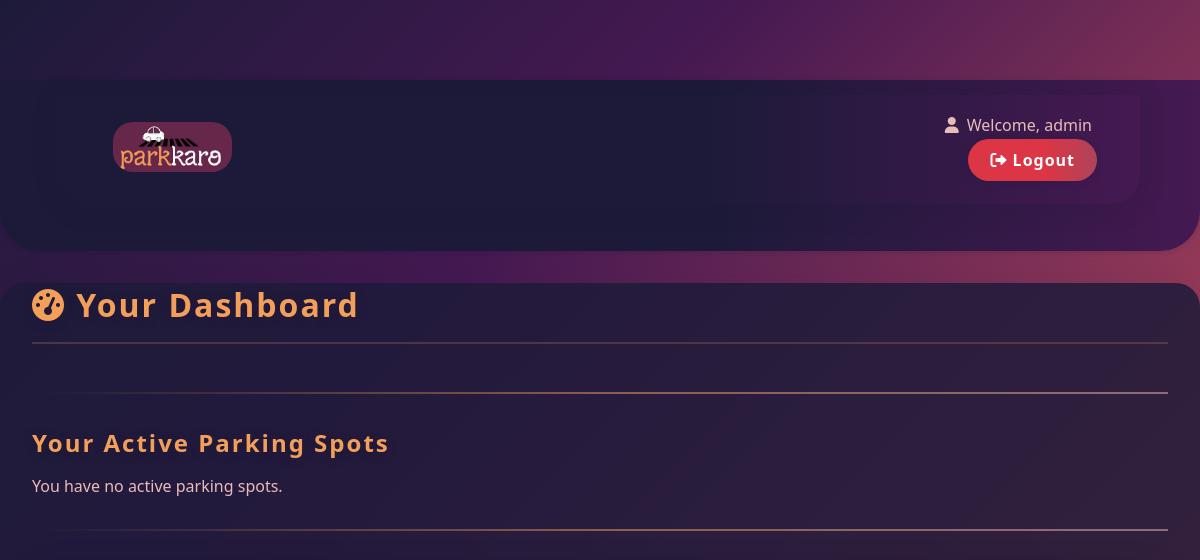
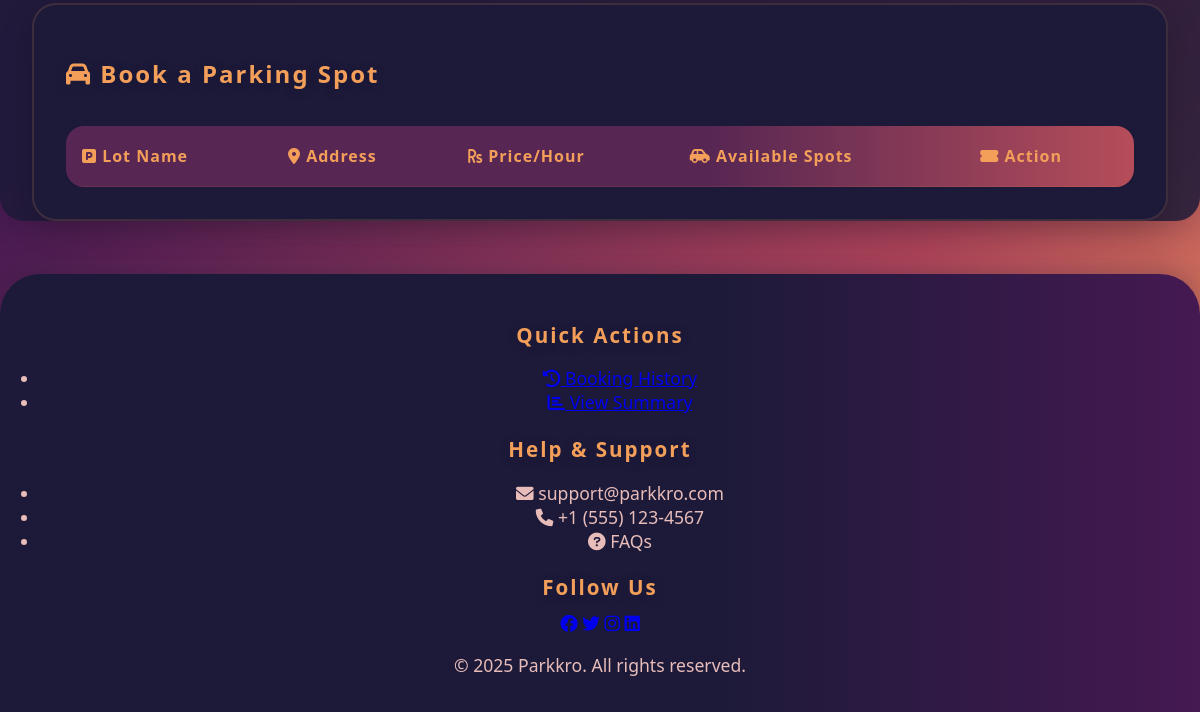
The page /dashboard (signed in) on the database as committed earlier (2 pictures, top to bottom).
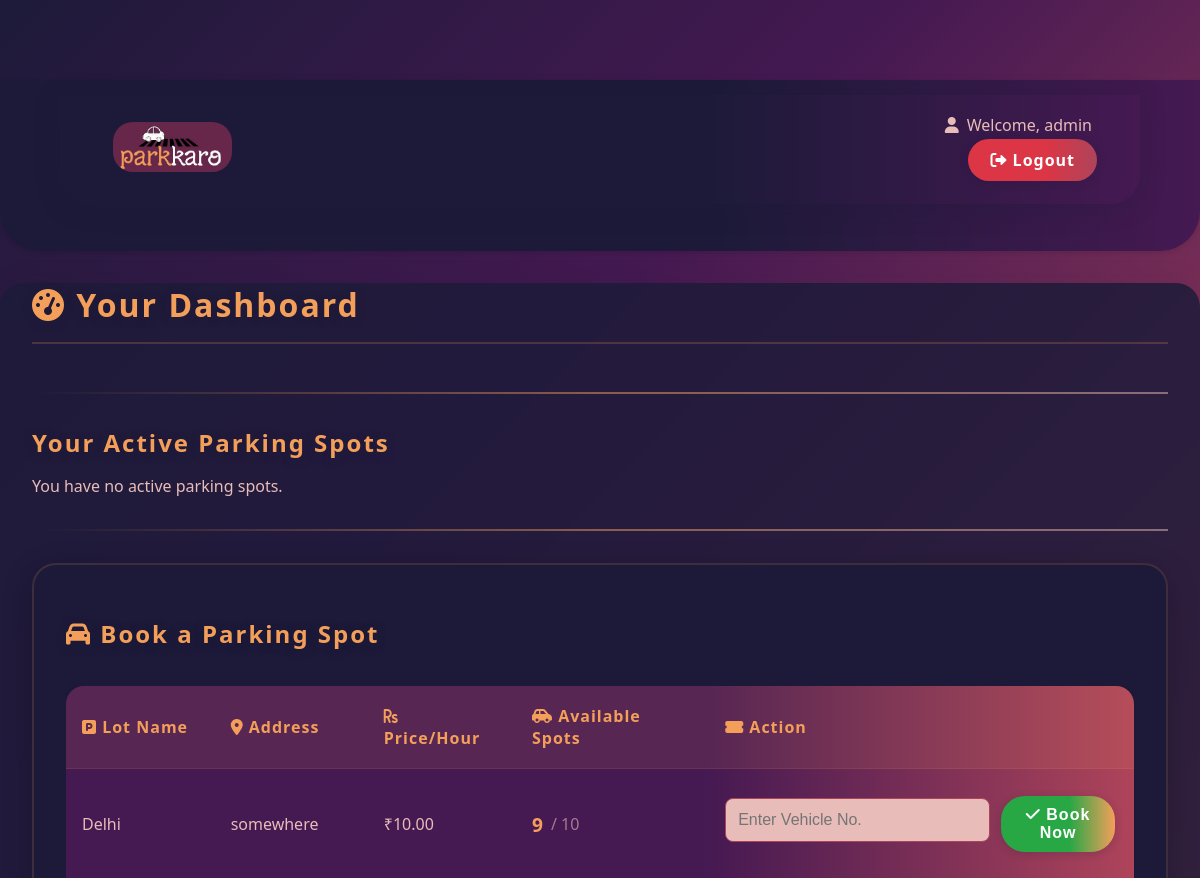
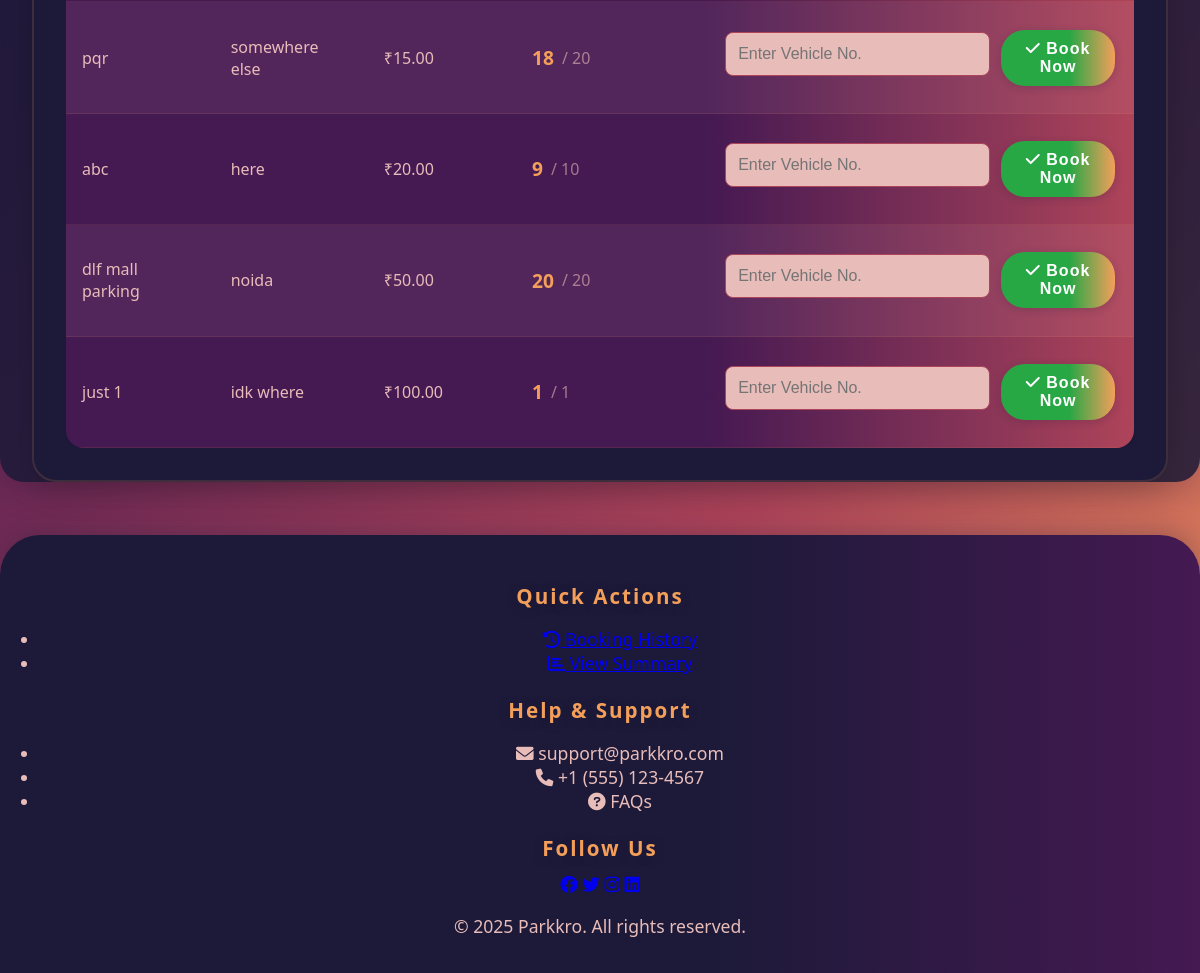
The same page on the database as committed later (2 pictures, top to bottom).
### models/models.py (models this page shows)
class User(db.Model):
    __tablename__ = 'users'
    id = db.Column(db.Integer, primary_key=True)
    username = db.Column(db.String(80), unique=True, nullable=False)
    email = db.Column(db.String(120), unique=True, nullable=False)
    password = db.Column(db.String(128), nullable=False)
    is_admin = db.Column(db.Boolean, default=False, nullable=False)
    bookings = db.relationship('Booking', backref='user', lazy=True)

class ParkingLot(db.Model):
    __tablename__ = 'parking_lots'
    id = db.Column(db.Integer, primary_key=True)
    name = db.Column(db.String(100), nullable=False)
    address = db.Column(db.String(200), nullable=False)
    pincode = db.Column(db.String(10), nullable=False)
    price_per_hour = db.Column(db.Float, nullable=False)
    capacity = db.Column(db.Integer, nullable=False)
    spots = db.relationship('ParkingSpot', backref='parking_lot', lazy=True, cascade="all, delete-orphan")

### app.py (the view)
@app.route('/dashboard')
def user_dashboard():
    user_id = session.get('user_id')
    if not user_id:
        return redirect(url_for('login'))
    active_bookings = Booking.query.filter_by(user_id=user_id, check_out_time=None).all()
    lots = ParkingLot.query.all()
    for lot in lots:
        lot.available_spots = ParkingSpot.query.filter_by(lot_id=lot.id, status='A').count()
    return render_template('user_dashboard.html', lots=lots, active_bookings=active_bookings)

### app.py (called while the page is built)
@app.context_processor
def inject_current_user():
    user_id = session.get('user_id')
    user = None
    if user_id:
        user = User.query.get(user_id)
    return dict(current_user=user)

### templates/user_dashboard.html (shortened to what this page needs)
<!DOCTYPE html>
<html lang="en">
<head>
    <link rel="stylesheet" href="{{ url_for('static', filename='css/styles.css') }}">
    <link rel="stylesheet" href="{{ url_for('static', filename='css/main.css') }}">
    <link href="https://cdnjs.cloudflare.com/ajax/libs/font-awesome/6.0.0/css/all.min.css" rel="stylesheet">
</head>
<body>
    <header class="main-header">
        <nav class="nav-container">
            <a href="{{ url_for('index') }}" class="logo-container">
                <img src="{{ url_for('static', filename='images/logo.png') }}" alt="Parkkro Logo" class="navbar-logo">
            </a>
            <div class="nav-actions">
                <span class="user-greeting"><i class="fas fa-user"></i> Welcome, {{ current_user.username }}</span>
                <a href="{{ url_for('logout') }}" class="btn btn-danger"><i class="fas fa-sign-out-alt"></i> Logout</a>
            </div>
        </nav>
    </header>
    <main class="dashboard-container">
        <h1><i class="fas fa-tachometer-alt"></i> Your Dashboard</h1>
    <hr>
    <h2>Your Active Parking Spots</h2>
    {% if active_bookings %}
        {% for booking in active_bookings %}
        <div class="card-form" style="margin-bottom: 1em;">
            <p><strong>Lot:</strong> {{ booking.parking_spot.parking_lot.name }}</p>
            <p><strong>Spot:</strong> #{{ booking.parking_spot.spot_number }}</p>
            <p><strong>Checked in at:</strong> {{ booking.check_in_time.strftime('%Y-%m-%d %H:%M:%S') }}</p>
            <form action="{{ url_for('release_spot', booking_id=booking.id) }}" method="POST">
                <button type="submit" class="btn btn-danger">Release This Spot</button>
            </form>
        </div>
        {% endfor %}
    {% else %}
        <p>You have no active parking spots.</p>
    {% endif %}
    <hr>
    <div class="dashboard-section">
        <h2><i class="fas fa-car"></i> Book a Parking Spot</h2>
        <div class="lot-table-container">
            <table class="lot-table">
                <thead>
                    <tr>
                        <th><i class="fas fa-parking"></i> Lot Name</th>
                        <th><i class="fas fa-map-marker-alt"></i> Address</th>
                        <th><i class="fas fa-rupee-sign"></i> Price/Hour</th>
                        <th><i class="fas fa-car-side"></i> Available Spots</th>
                        <th><i class="fas fa-ticket-alt"></i> Action</th>
                    </tr>
                </thead>
                <tbody>
                    {% for lot in lots %}
                    <tr>
                        <td>{{ lot.name }}</td>
                        <td>{{ lot.address }}</td>
                        <td>₹{{ '%.2f'|format(lot.price_per_hour) }}</td>
                        <td>
                            <div class="spot-counter">
                                <span class="spot-number">{{ lot.available_spots }}</span>
                                <span class="spot-total">/ {{ lot.capacity }}</span>
                            </div>
                        </td>
                        <td>
                            {% if lot.available_spots > 0 %}
                                <form action="{{ url_for('book_spot', lot_id=lot.id) }}" method="POST" class="booking-form">
                                    <input type="text" name="vehicle_number" class="vehicle-input" placeholder="Enter Vehicle No." required>
                                    <button type="submit" class="btn btn-success">
                                        <i class="fas fa-check"></i> Book Now
                                    </button>
                                </form>
                            {% else %}
                                <button class="btn btn-disabled" disabled>
                                    <i class="fas fa-ban"></i> Full
                                </button>
                            {% endif %}
                        </td>
                    </tr>
                    {% endfor %}
                </tbody>
            </table>
        </div>
    </div>
    </main>
    <footer class="site-footer">
        <div class="footer-content">
            <div class="footer-section">
                <h3>Quick Actions</h3>
                <ul>
                    <li><a href="{{ url_for('user_history') }}"><i class="fas fa-history"></i> Booking History</a></li>
                    <li><a href="{{ url_for('user_charts') }}"><i class="fas fa-chart-bar"></i> View Summary</a></li>
                </ul>
            </div>
            <div class="footer-section">
                <h3>Help & Support</h3>
                <ul class="contact-info">
                    <li><i class="fas fa-envelope"></i> support@parkkro.com</li>
                    <li><i class="fas fa-phone"></i> +1 (555) 123-4567</li>
                    <li><i class="fas fa-question-circle"></i> FAQs</li>
                </ul>
            </div>
            <div class="footer-section">
                <h3>Follow Us</h3>
                <div class="social-links">
                    <a href="#" title="Facebook"><i class="fab fa-facebook"></i></a>
                    <a href="#" title="Twitter"><i class="fab fa-twitter"></i></a>
                    <a href="#" title="Instagram"><i class="fab fa-instagram"></i></a>
                    <a href="#" title="LinkedIn"><i class="fab fa-linkedin"></i></a>
                </div>
            </div>
        </div>
        <div class="footer-bottom">
            <p>&copy; 2025 Parkkro. All rights reserved.</p>
        </div>
    </footer>
</body>
</html>

### static/css/styles.css (style rules this page uses)
body { font-family: 'Segoe UI', 'Roboto', Arial, sans-serif; margin: 0; min-height: 100vh; background: linear-gradient(135deg, #1D1A39 0%, #451952 30%, #AE445A 70%, #F39F5A 100%); color: #E8BCB9; padding: 80px 0 0 0; }
.dashboard-container { max-width: 1200px; margin: 2em auto; padding: 0 2em; }
.dashboard-container h1 { margin-bottom: 1.5em; border-bottom: 2px solid rgba(243,159,90,0.2); padding-bottom: 0.5em; }
.dashboard-section { background: rgba(29,26,57,0.95); border-radius: 24px; padding: 2em; margin-bottom: 2em; box-shadow: 0 8px 32px rgba(0,0,0,0.2); border: 2px solid rgba(243,159,90,0.15); }
.dashboard-section h2 { margin-bottom: 1.5em; color: #F39F5A; }
.lot-table-container { overflow-x: auto; border-radius: 12px; background: rgba(29,26,57,0.8); }
.lot-table { width: 100%; border-collapse: separate; border-spacing: 0; margin: 0; }
.lot-table th, .lot-table td { padding: 1.2em 1em; text-align: left; border-bottom: 1px solid rgba(243,159,90,0.1); }
.lot-table th { background: rgba(243,159,90,0.1); color: #F39F5A; font-weight: 600; }
.spot-counter { display: inline-flex; align-items: center; gap: 0.5em; }
.spot-number { font-size: 1.2em; font-weight: 600; color: #F39F5A; }
.spot-total { color: rgba(232,188,185,0.6); }
.booking-form { display: flex; gap: 0.5em; align-items: center; }
.vehicle-input { padding: 0.5em 1em; border: 2px solid rgba(243,159,90,0.2); border-radius: 8px; background: rgba(29,26,57,0.8); color: #E8BCB9; width: 150px; }
.user-greeting, .admin-badge { color: #E8BCB9; margin-right: 1em; display: flex; align-items: center; gap: 0.5em; }
header, .main-header { background: linear-gradient(90deg, #1D1A39 60%, #451952 100%); color: #E8BCB9; padding: 2em 0 1em 0; text-align: center; border-bottom-left-radius: 40px; border-bottom-right-radius: 40px; box-shadow: 0 4px 24px 0 #1D1A3944; }
h1, h2, h3 { color: #F39F5A; letter-spacing: 2px; font-weight: 700; margin-bottom: 0.5em; text-shadow: 0 2px 8px #1D1A3988; }
hr { border: 0; height: 2px; background: linear-gradient(90deg, #1D1A39, #F39F5A, #E8BCB9); margin: 2em 0; opacity: 0.5; }
main, .container { max-width: 900px; margin: 2em auto; background: rgba(29,26,57,0.85); border-radius: 24px; box-shadow: 0 8px 32px 0 #1D1A3933; padding: 2.5em 2em; }
table { width: 100%; border-collapse: separate; border-spacing: 0; margin-top: 2em; background: linear-gradient(90deg, #451952 60%, #AE445A 100%); color: #E8BCB9; border-radius: 18px; overflow: hidden; box-shadow: 0 2px 12px #1D1A3933; }
th, td { border: none; padding: 16px 14px; text-align: left; }
th { background: #1D1A39; color: #F39F5A; font-weight: 700; letter-spacing: 1px; }
tr:nth-child(even) { background: rgba(232,188,185,0.08); }
input[type="text"], input[type="number"], input[type="email"], input[type="password"], select { width: 100%; padding: 12px; margin: 10px 0 18px 0; border: 1.5px solid #AE445A; border-radius: 8px; box-sizing: border-box; background: #E8BCB9; color: #1D1A39; font-size: 1em; transition: border 0.2s; }
.btn { padding: 10px 22px; border-radius: 24px; border: none; cursor: pointer; font-weight: bold; color: #fff; text-decoration: none; font-size: 1em; display: inline-block; margin: 0.2em 0.2em; box-shadow: 0 2px 8px #1D1A3933; background: linear-gradient(90deg, #451952 60%, #AE445A 100%); letter-spacing: 1px; transition: background 0.2s, transform 0.1s; }
.btn-danger { background: linear-gradient(90deg, #dc3545 60%, #AE445A 100%); color: #fff; }
.btn-success { background: linear-gradient(90deg, #28a745 60%, #F39F5A 100%); color: #fff; }
footer { text-align: center; color: #E8BCB9; background: linear-gradient(90deg, #1D1A39 60%, #451952 100%); padding: 1.5em 0 1em 0; border-top-left-radius: 40px; border-top-right-radius: 40px; margin-top: 3em; font-size: 1.1em; box-shadow: 0 -4px 24px 0 #1D1A3944; }

Rows that differ between the two databases and show on the page:
added ParkingLot: name "Delhi", address "somewhere", price_per_hour "10.00", available_spots "9", capacity "10"
added ParkingLot: name "pqr", address "somewhere else", price_per_hour "15.00", available_spots "18", capacity "20"
added ParkingLot: name "abc", address "here", price_per_hour "20.00", available_spots "9", capacity "10"
added ParkingLot: name "dlf mall parking", address "noida", price_per_hour "50.00", available_spots "20", capacity "20"
added ParkingLot: name "just 1", address "idk where", price_per_hour "100.00", available_spots "1", capacity "1"
